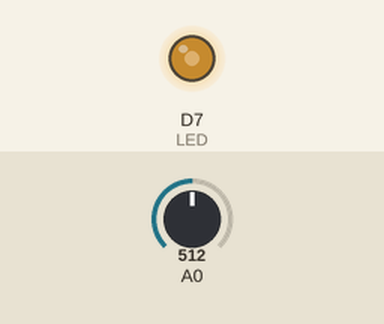
The sketch below on a simulated ESP8266 (NodeMCU). On the bench: output pins drawn as LEDs (lit = HIGH). The test bench sets the inputs (shaded band); at power-on: A0 = 512.

Above: at 1.2 s.
1.3 s: A0 set to 716
At 2.5 s:
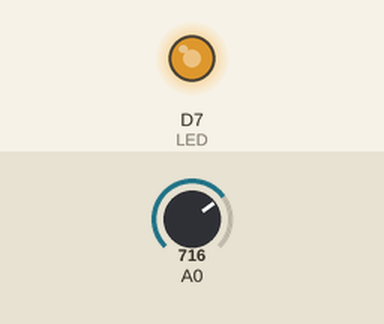
2.8 s: A0 set to 900
At 3.8 s:
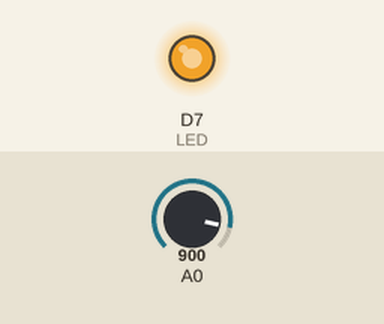
4.3 s: A0 set to 122
At 4.9 s:
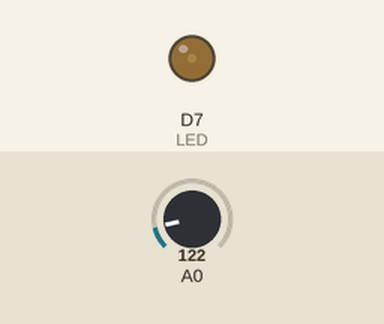
5.8 s: A0 set to 0
At 6.1 s:
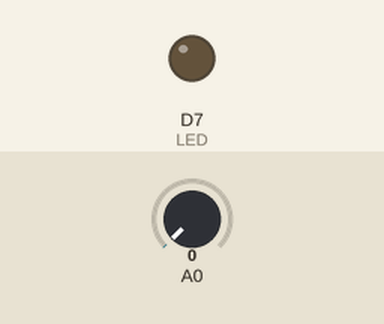
Timing chart, 0 to 8.3 s (numbered marks = the images above; inputs shaded):
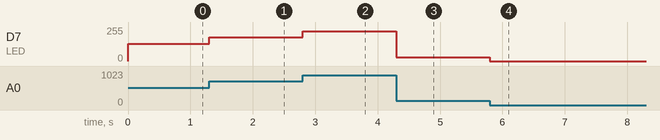

Measured:
- after the input at 1.3 s, D7 (LED): 128/255 → 178/255 at once
- after the input at 2.8 s, D7 (LED): 178/255 → 224/255 at once
- after the input at 4.3 s, D7 (LED): 224/255 → 30/255 at once
- after the input at 5.8 s, D7 (LED): 30/255 → 0/255 at once

The sketch:

Tema_11_Ejemplo_1.ino
```cpp
#define LED D7
#define POT A0
int valorSalida;
int lecturaAnalogica;
void setup() {
   Serial.begin(9600);
}
void loop() {
  lecturaAnalogica = analogRead(A0);
  valorSalida = map(lecturaAnalogica, 0, 1023, 0, 255);
  analogWrite(LED, valorSalida);
}
```
